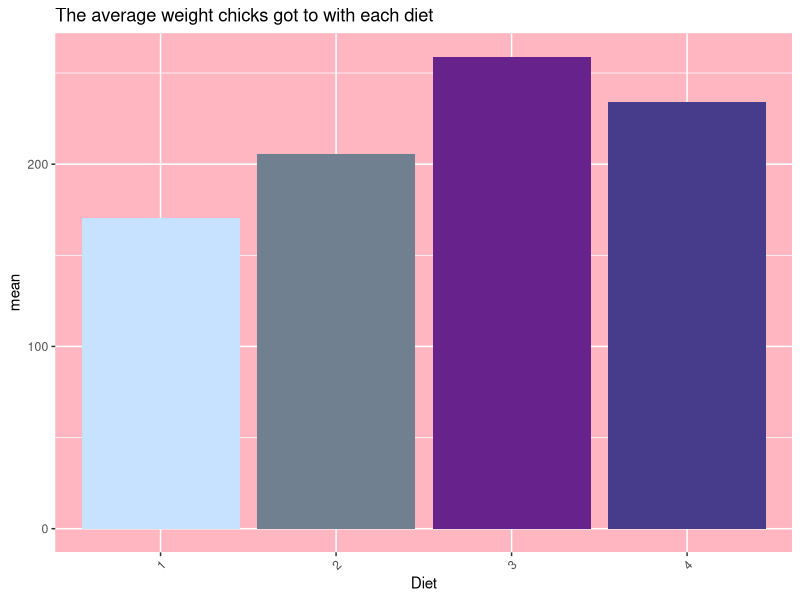

Here is the R script that generated this plot:
# Script name: Day_One
# Description:
# Author: Robyn Manuel
# Date 19 April 2021

# Chapter 2:\ -------------------------------------------------------------


# Stats is to make sense of large amounts of data.
# Find patterns in data, therefore need to summaries data in a statistic.
# Statistics: summaries of data...(missed some stuuf)

# Descriptive stats:classify data in small collection of data, used to describe the larger data.

# Inferential stats: Allow to make inferenced aboput data. 
#Allows us to ask question such as if xperiment was success full, if it is different in a similar siotuation when we exclude some thing from  a comtrol.
# did the findinfg happen by chance or is it a feature of the data-

# Numerical data first data work with.(Quantitative data)
# Nominal/ descrete data: count data, whole full numbers
# Countinous data: fractional numberical data (floating point numbers)
# dates are a class of data in R

#FRIENDS DONT LET FRIENDS MAKE PIE CHARTS


# Looking at the data that comes with R -----------------------------------

                #type in console:
#data()
#data(package = .packages(all.available = TRUE))
# ?BOD
# str(BOD) ......time and demand both numberical values. 
            #......(STR structure tell you about type/structure of data)
# summary(BOD)

#unique(InsectSpray$spray)
#?Loblolly
#str(Loblolly)
# what could do when get a data set for the first time

# Exercise: pick data sets for you to understand data ---------------------

#where would start to understand data

#> ?HairEyeColor 
#> str(HairEyeColor)
#summary(HairEyeColor)


# Load built in data as an R object ---------------------------------------

pines <-  Loblolly
str(pines) #th structure of data
head(pines)
# in console= 
#class of data in a comloum of a partictualr data set.
# class(pines$height)


# ------ ------------------------------------------------------------------

# sample need to be full representation of diversity, hence random.

library(tidyverse)
chicks <- as_tibble(ChickWeight)

# Distinction betwen 'nrow()' and 'true' sample size  ---------------------
nrow(chicks)
unique(chicks$Chick)

#nrow(chicks) not sample size
# total amount of samples
# in console : unique(chicks$Chick)
#unique counts number of unique levels in data.


#normal distribution: median and mean will be very close or equal to.


# calculate the mean wieght of chicks surviving to 20th day ---------------

chicks %>% 
  filter(Time == 20) %>% 
  summarise(chicks = mean(weight))
# mean mass of all surviving chicks at 20 days is 210. because is overall average(not reasonal be)




# At day 20 what will be the average diet of chick be within their --------

chicks %>% 
  group_by(Diet) %>% 
  filter(Time == 20) %>% 
  summarise(chicks = mean(weight))

# Calculate the sd: -------------------------------------------------------

chicks %>% 
  filter(Time == 20) %>% 
  summarise(chicks = mean(weight), 
            chicks_st = sd(weight))
#diet specific

mean_st <- chicks %>% 
  group_by(Diet) %>% 
  filter(Time == 20) %>% 
  summarise(chicks_m = mean(weight),
            chicks_st = sd(weight))
# report as mean + or - st. dev value
# ------ ------------------------------------------------------------------
library(ggplot2)
library(dplyr)
ggplot(data = mean_st) +
  geom_bar(aes(x = Diet, y = chicks_m), stat = "identity", fill = c("slategray1","slategray","darkorchid4","slateblue4")) +
  ggtitle("The average weight chicks got to with each diet")+
  theme(axis.text.x = element_text(angle = 45, hjust = 1),
        panel.background = element_rect("lightpink")) +
  labs(x = "Diet", y = "mean")



# ------ ------------------------------------------------------------------

# Calculate in summarised function to calculate median --------------------

chicks %>% 
  filter(Time == 20) %>% 
  summarise(chicks = mean(weight), 
            chicks_st = sd(weight),
            chick_med = median(weight))
#diet specific

chicks %>% 
  group_by(Diet) %>% 
  filter(Time == 20) %>% 
  summarise(chicks = mean(weight),
            chicks_st = sd(weight),
            chick_med = median(weight))
# can also do formal calculation.

# Kurtosis ----------------------------------------------------------------
# load the package
install.packages("e1071")
library("e1071")

kurtosis(chicks$weight)

# mean calculated manually ------------------------------------------------
chicks %>% 
  filter(Time == 20) %>% 
  summarise(chicks = mean(weight), 
            chicks_st = sd(weight),
            chick_med = median(weight),
            mean_wt = sum(weight) / n())
#diet specific

chicks %>% 
  group_by(Diet) %>% 
  filter(Time == 20) %>% 
  summarise(chicks = mean(weight),
            chicks_st = sd(weight),
            chick_med = median(weight),
            mean_wt = sum(weight) / n())


# Testing quantiles -------------------------------------------------------
chicks %>% 
  group_by(Diet) %>% 
  filter(Time == 20) %>% 
  summarise(chicks = mean(weight),
            chicks_st = sd(weight),
            chick_med = median(weight),
            mean_wt = sum(weight) / n(),
            min_wt = min(weight),
            qrt1_wt = quantile(weight, p = 0.25),
            med_wt = median(weight),
            qrt3_wt = median(weight, p = 0.75),
            max_wt = max(weight))
# p = percentage of the quatile

# MIN and MAX -------------------------------------------------------------

range(chicks$weight)  

chicks %>% 
  summarise(lower_wt = range(weight)[1],
            upper_wt = range(weight)[2])  
# [] INDICATED A VECTOR IN A SPECTRUM OF NUMBERS.

# for per diet
chicks %>% 
  group_by(Diet) %>% 
  filter(Time == 20) %>% 
  summarise(chicks = mean(weight),
            chicks_st = sd(weight),
            chick_med = median(weight),
            mean_wt = sum(weight) / n(),
            lower_wt = range(weight)[1],
            upper_wt = range(weight)[2])


# 3.4 Missing values ------------------------------------------------------

dat1 <- c(NA, 12, 76, 34, 23)  

mean(dat1)  
#To remove the missing value

mean(dat1, na.rm = TRUE)  





